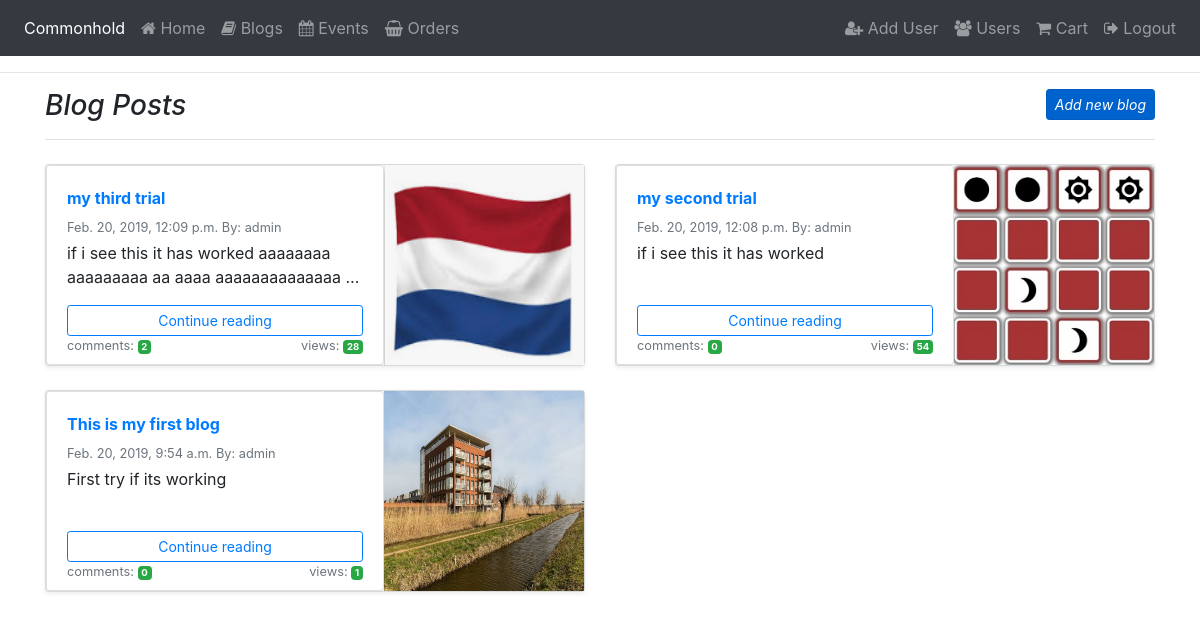
Page /blogs/blogs/ (signed in) on the earlier database version.
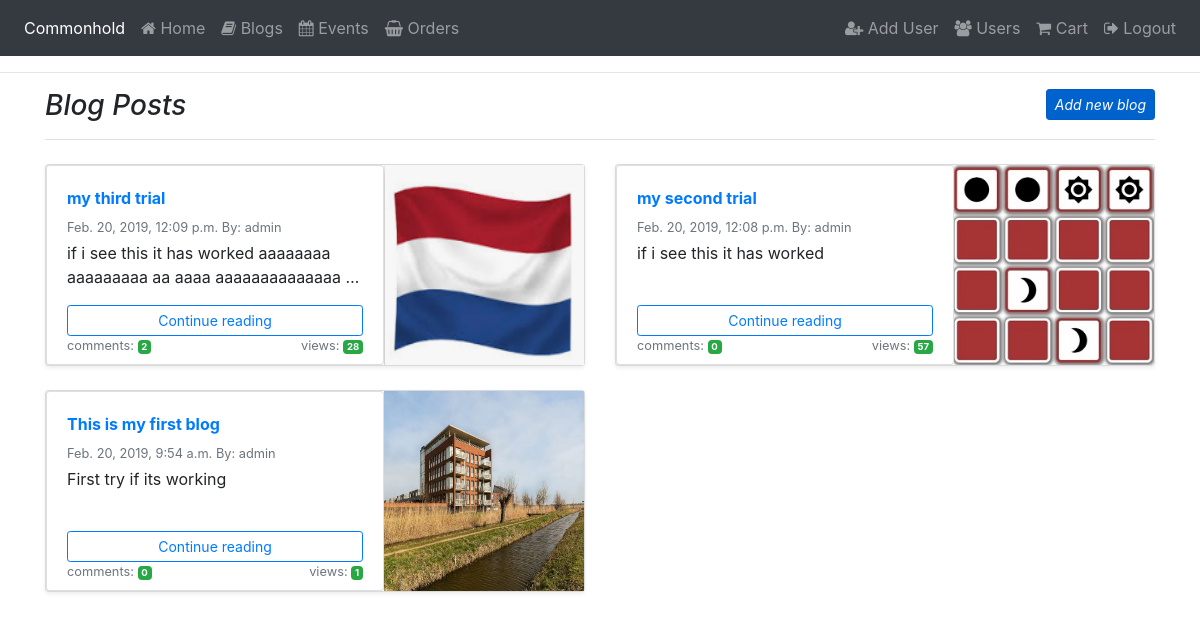
Same page on the later database version.
### blogs/models.py (models this page shows, shortened)
class Blog(models.Model):
    author = models.ForeignKey(User, on_delete=models.CASCADE, related_name="blog_author")
    title = models.CharField(max_length=200)
    content = models.TextField()
    published_date = models.DateTimeField(auto_now_add=True)
    views = models.IntegerField(default=0)
    blog_image = models.ImageField(upload_to="images", blank=True, null=True)

### blogs/views.py (the view)
def get_blogs(request):
    if request.user.is_authenticated:
        blogs = Blog.objects.filter(published_date__lte=timezone.now()).order_by('-published_date')
        return render(request, "blogposts.html", {'blogs': blogs})
    else:
        return redirect(reverse('index'))

### cart/contexts.py (called while the page is built)
def cart_contents(request):
    cart = request.session.get('cart', {})
    cart_items = []
    total = 0
    product_count = 0
    for id, quantity in cart.items():
        event = get_object_or_404(Event, pk=id)
        total += quantity * event.price
        product_count += quantity
        cart_items.append({'id':id, 'quantity': quantity, 'event': event})
    return { 'cart_items': cart_items, 'total': total,
        'product_count': product_count }

### blogs/templates/blogposts.html
{% extends 'base.html' %}
{% block content %}
<div class="container">
   <h3 class="pb-3 mb-4 font-italic border-bottom">
      Blog Posts <a href="{% url 'new_blog' %}" class="btn btn-primary btn-sm active floatright" role="button" aria-pressed="true">Add new blog</a>
   </h3>
   <div class="row">
      {% for blog in blogs %}
      <div class="col-md-6">
         <div class="card flex-md-row mb-4 shadow-sm h-md-250 bg-light">
            <div class="card-body card-text card d-flex flex-column less-padding-bottom">
                <strong class="d-inline-block mb-2 text-primary">{{blog.title}}</strong>
                <div class="mb-1 text-muted small">{{blog.published_date}} By: {{blog.author}} </div>
                <p class="card-text mb-auto">{{blog.content|truncatewords:12}}</p>
                <a class="btn btn-outline-primary btn-sm" role="button" href="{% url 'blog_detail' blog.id %}">Continue reading</a>
                <div class="mb-1 text-muted small">
                   <span>comments: </span><span class="badge badge-success">{{ blog.comment_blog.count }}</span>
                   <span class="floatright">views: <span class="badge badge-success">{{blog.views}}</span></span>
                </div>
            </div>
            <img class="card-img-right flex-auto d-none d-lg-block" alt="Thumbnail [200x250]" src="{{ MEDIA_URL }}{{ blog.blog_image }}" style="width: 200px; height: 200px;">
         </div>
      </div>
    {% endfor %}
   </div>
</div>
{% endblock %}

### templates/base.html (shortened to what this page needs)
{% load staticfiles %}
<!DOCTYPE html>
<html lang="en">
<head>
    <link rel="stylesheet" href="https://stackpath.bootstrapcdn.com/font-awesome/4.7.0/css/font-awesome.min.css" type="text/css" />
    <link rel="stylesheet" href="https://stackpath.bootstrapcdn.com/bootstrap/4.2.1/css/bootstrap.min.css">
    <link rel="stylesheet" href="{% static 'css/custom.css' %}">
</head>
<body>
<nav class="navbar navbar-expand-md navbar-dark bg-dark">
    <div class="navbar-collapse collapse w-100 order-1 order-md-0 dual-collapse2">
        <ul class="navbar-nav mr-auto">
            {% if user.is_authenticated %}
                <li class="nav-item active">
                    <a class="nav-link" href="{% url 'overview' %}">Commonhold</a>
                </li>
            {% else %}
                <li class="nav-item active">
                    <a class="nav-link" href="{% url 'index' %}">Commonhold</a>
                </li>
            {% endif %}
            {% if user.is_authenticated %}
            <li class="nav-item">
                <a class="nav-link" href="{% url 'overview' %}"><i class="fa fa-home" aria-hidden="true"></i> Home</a>
            </li>
            <li class="nav-item">
                <a class="nav-link" href="{% url 'get_blogs' %}"><i class="fa fa-book" aria-hidden="true"></i> Blogs</a>
            </li>
            <li class="nav-item">
                <a class="nav-link" href="{% url 'get_events' %}"><i class="fa fa-calendar" aria-hidden="true"></i> Events</a>
            </li>
            <li class="nav-item">
                <a class="nav-link" href="{% url 'orderhistory' %}"><i class="fa fa-shopping-basket" aria-hidden="true"></i> Orders</a>
            </li>
            {% endif %}
        </ul>
    </div>
    <div class="navbar-collapse collapse w-100 order-3 dual-collapse2">
        <ul class="navbar-nav ml-auto">
        {% if user.is_authenticated %}
            {% if user.is_staff %}
			 <li class="nav-item">
                <a class="nav-link" href="{% url 'registration' %}"><i class="fa fa-user-plus" aria-hidden="true"></i> Add User</a>
            </li>
			<li class="nav-item">
                <a class="nav-link" href="{% url 'accounts' %}"><i class="fa fa-users" aria-hidden="true"></i> Users</a>
            </li>
            {% endif %}
            <li class="nav-item">
                <a class="nav-link" href="{% url 'view_cart' %}">
                    <i class="fa fa-shopping-cart"></i> Cart
                </a>
            </li>
            <li class="nav-item">
                <a class="nav-link" href="{% url 'logout' %}"><i class="fa fa-sign-out" aria-hidden="true"></i> Logout</a>
            </li>
        {% else %}
            <li class="nav-item">
                <a class="nav-link" href="{% url 'SignIn' %}"><i class="fa fa-sign-in" aria-hidden="true"></i> SignIn</a>
            </li>
        {% endif %}
        </ul>
    </div>
</nav>
<hr>
{% block content %}
{% endblock %}
</body>
</html>

### static/css/custom.css (style rules this page uses)
.less-padding-bottom { padding-bottom: 4px !important }
.floatright { float: right !important }
.card-text { word-wrap: break-word; }
.card { max-width: 100%; }

Differences in the rows shown:
changed Blog "my second trial": views "54" → "57"
